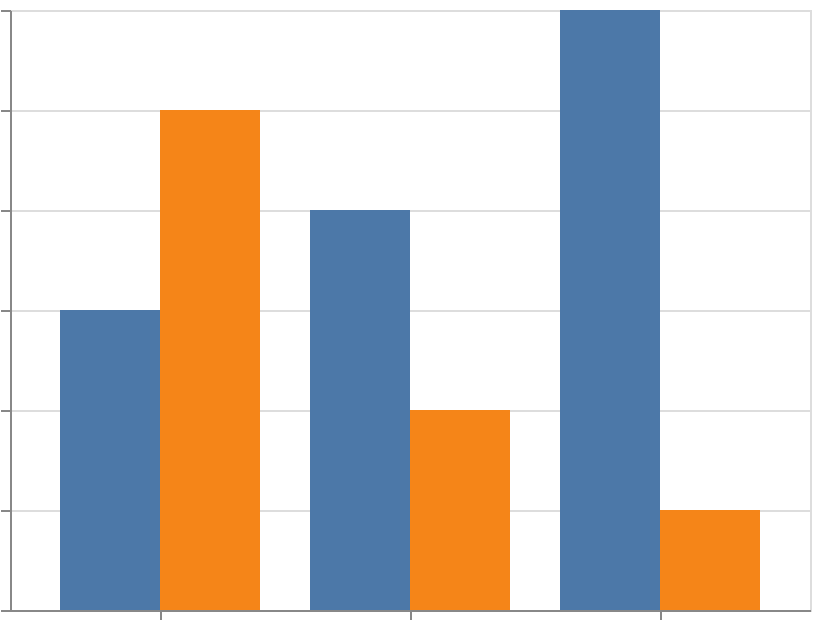

Vega-Lite specification stored for this chart:
### Vega-Lite specification from a JSON file in a GitHub repository (floating-point values rounded to 4 significant figures)
{"$schema": "https://vega.github.io/schema/vega-lite/v6.json", "width": 400, "height": 300, "padding": 5, "autosize": "none", "data": {"name": "table", "values": [{"cat": "A", "group": "X", "val": 3}, {"cat": "A", "group": "Y", "val": 5}, {"cat": "B", "group": "X", "val": 4}, {"cat": "B", "group": "Y", "val": 2}, {"cat": "C", "group": "X", "val": 6}, {"cat": "C", "group": "Y", "val": 1}]}, "mark": "bar", "encoding": {"x": {"field": "cat", "type": "nominal"}, "y": {"field": "val", "type": "quantitative"}, "color": {"field": "group", "type": "nominal"}, "xOffset": {"field": "group", "type": "nominal"}}}
